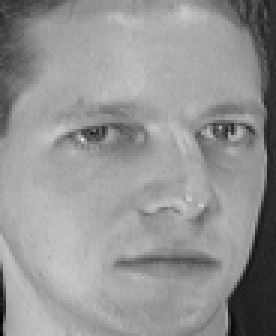
#> input picture NMF/data/ORL/s1/2.pgm, 92 x 112 px (shown 3 times larger); its folder holds only this picture in this run
$ jupyter execute --allow-errors COMP5328Assignment6.ipynb   (shell and % lines are left out)
#> lines starting #> are read from the running program, lines starting #| are printed output that depends on the picture
[cell 1]
# Load data function
import os
import numpy as np
from PIL import Image
from matplotlib import pyplot as plt
from collections import Counter
from sklearn import preprocessing
from sklearn.cluster import KMeans
from sklearn.metrics import accuracy_score
from sklearn.metrics import normalized_mutual_info_score
def load_data(root='data/CroppedYaleB', reduce=4):
    """
    Load ORL (or Extended YaleB) dataset to numpy array.

    Args:
        root: path to dataset.
        reduce: scale factor for zooming out images.

    """
#> called with root = 'data/ORL', reduce = 3
    images, labels = [], []

    for i, person in enumerate(sorted(os.listdir(root))):

        if not os.path.isdir(os.path.join(root, person)):
            continue

        for fname in os.listdir(os.path.join(root, person)):

            # Remove background images in Extended YaleB dataset.
            if fname.endswith('Ambient.pgm'):
                continue

            if not fname.endswith('.pgm'):
                continue

            # load image.
            img = Image.open(os.path.join(root, person, fname))
#> img is the input picture: PIL image 92x112 L; min 2, max 223, mean 148
            img = img.convert('L') # grey image.

            # reduce computation complexity.
            img = img.resize([s//reduce for s in img.size])
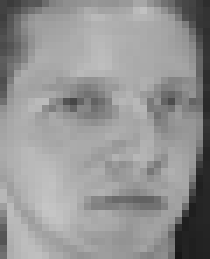
#> img: PIL image 30x37 L (shown 7 times larger); min 23, max 197, mean 148.1

            # TODO: preprocessing.

            # convert image to numpy array.
            img = np.asarray(img).reshape((-1,1))
#> img = 1110 values, max 197 at index 876, min 23 at index 1105, mean 148.1

            # collect data and label.
            images.append(img)
            labels.append(i)
#> pass 2 of the loop in load_data, `for i, person in enumerate(sorted(os.listdir(root))):`:
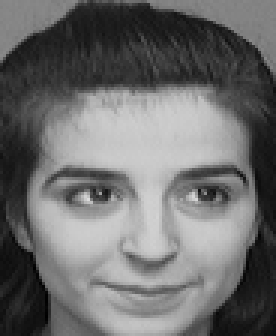
#> input picture NMF/data/ORL/s10/6.pgm, 92 x 112 px (shown 3 times larger)
#> in load_data, img is the input picture: PIL image 92x112 L; min 0, max 219, mean 108.9
#> in load_data, `img = img.resize([s//reduce for s in img.size])`:
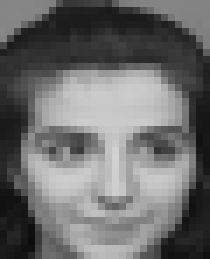
#> img: PIL image 30x37 L (shown 7 times larger); min 12, max 210, mean 108.9
#> in load_data, `img = np.asarray(img).reshape((-1,1))`: img = 1110 values, max 210 at index 676, min 12 at index 1024, mean 108.9
#> pass 3 of the loop in load_data, `for i, person in enumerate(sorted(os.listdir(root))):`:
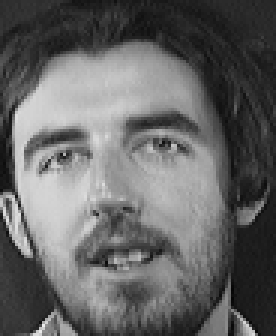
#> input picture NMF/data/ORL/s11/2.pgm, 92 x 112 px (shown 3 times larger)
#> in load_data, img is the input picture: PIL image 92x112 L; min 5, max 236, mean 101.2
#> in load_data, `img = img.resize([s//reduce for s in img.size])`:
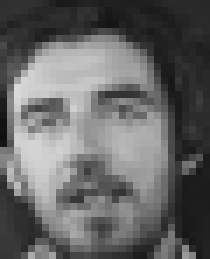
#> img: PIL image 30x37 L (shown 7 times larger); min 16, max 217, mean 101.2
#> in load_data, `img = np.asarray(img).reshape((-1,1))`: img = 1110 values, max 217 at index 362, min 16 at index 570, mean 101.2

    # concate all images and labels.
    images = np.concatenate(images, axis=1)
    labels = np.array(labels)
    min_max_scaler = preprocessing.MinMaxScaler()
    images = min_max_scaler.fit_transform(images)

    return images, labels

## Load datdaset

[cell 2]
# # Load ORL dataset.
# X, Y = load_data(root='data/ORL', reduce=2)
# print('ORL dataset: X.shape = {}, Y.shape = {}'.format(X.shape, Y.shape))

# Load Extended YaleB dataset.
# X, Y = load_data(root='data/CroppedYaleB', reduce=4)
# print('Extended YalB dataset: X.shape = {}, Y.shape = {}'.format(X.shape, Y.shape))

# ORL
img_size = [i//3 for i in (92, 112)] # ORL
print('==> Load ORL dataset ...')
V_hat, Y_hat = load_data('data/ORL', reduce=3)
print('V_hat.shape={}, Y_hat.shape={}'.format(V_hat.shape, Y_hat.shape))
#| V_hat.shape=(1110, 4), Y_hat.shape=(4,)

## Add gaussian and crop noise

[cell 3]
def add_gaussian_noise(V,mu,sigma,percentage):
    '''
    V is (m,n)
    percentage is [0.05,1]

    Return: noise (m,n)
    '''
#> called with V = array of shape (1110, 4), mu = 0.2, sigma = 0.7, percentage = 0.2
    n = V.shape[1]
#> n = 4
    m = V.shape[0]
#> m = 1110
    noise = np.zeros((m,n))
    num_pixel = int(n*percentage)
#> num_pixel = 0
    for i in range(m):
        pixel = np.random.choice(range(n), num_pixel)
        noise[i,pixel] = noise[i,pixel] + np.random.normal(mu,sigma,num_pixel)
    return noise

# Add crop noise function
def add_crop_noise(V,img_size,percentage):
    '''
    V is (m,n)
    row, col: how many row and

    Return: noise (m,n)
    '''
#> called with V = array of shape (1110, 4), percentage = 0.1
    V_croped = V.copy().T
    n = V.shape[0]
#> n = 1110
    m = V.shape[1]
#> m = 4
    block_size = int(np.sqrt(n*percentage))
#> block_size = 10

    for img in range(m):
        point_row = int(np.random.uniform(0,img_size[1]-block_size))
        point_col = int(np.random.uniform(0,img_size[0]-block_size))
        for row in range(point_row,point_row+block_size):
            for col in range(point_col,point_col+block_size):
                V_croped[img].reshape(img_size[1],img_size[0])[row][col] = 0
    return V_croped.T

## Test the noise

[cell 4]
def plot_Gaussian_noise(V_hat,V_noise,V,img_size,ind):
    plt.figure(figsize=(10,3))
    plt.subplot(131)
    plt.imshow(V_hat[:,ind].reshape(img_size[1],img_size[0]), cmap=plt.cm.gray)
    plt.title('Image(Original)')
    plt.subplot(132)
    plt.imshow(V_noise[:,ind].reshape(img_size[1],img_size[0]), cmap=plt.cm.gray)
    plt.title('Noise')
    plt.subplot(133)
    plt.imshow(V[:,ind].reshape(img_size[1],img_size[0]), cmap=plt.cm.gray)
    plt.title('Image(Noise)')
    plt.show()

def plot_Crop_noise(V_hat,V,img_size,ind):
    plt.figure(figsize=(10,3))
    plt.subplot(121)
    plt.imshow(V_hat[:,ind].reshape(img_size[1],img_size[0]), cmap=plt.cm.gray)
    plt.title('Image(Original)')
    plt.subplot(122)
    plt.imshow(V[:,ind].reshape(img_size[1],img_size[0]), cmap=plt.cm.gray)
    plt.title('Image(Noise)')
    plt.show()

# [28 lines left out: functions plot_NMF_after_Gaussian_noise, plot_NMF_after_Crop_noise, not called in this run]

#### Test  gaussian noise

[cell 5]
# Test the gaussian noise
ind =40
V_noise = add_gaussian_noise(V_hat,0.2,0.7,0.2)
V = V_hat + V_noise
V[V<0] = 0
V[V>1] = 1
#> (the rest of this cell did not finish here and is left out)

#### Test  crop noise

[cell 6]
# Test the crop noise
ind =40
V = add_crop_noise(V_hat,img_size,0.1)
#> (the rest of this cell did not finish here and is left out)

## Update methods

### 1. Original NMF, multiplicative update rule(MUR)

\begin{equation}
\mathbf{P}_{ij} = \mathbf{P}_{ij} \frac{(\mathbf{R}\mathbf{Q})_{ij}}{(\mathbf{P}\mathbf{Q}^T\mathbf{Q})_{ij}}
\end{equation}
\begin{equation}
\mathbf{Q}^T_{ij} = \mathbf{Q}^T_{ij} \frac{(\mathbf{P}^T\mathbf{R})_{ij}}{(\mathbf{P}^T\mathbf{P}\mathbf{Q}^T)_{ij}}
\end{equation}

[cell 7]
def mf_multiplicative_update(R, P, Q, steps=5000):
    for step in range(steps):
        Pu = P*(R.dot(Q.T))/(P.dot(Q).dot(Q.T))
        Qu = Q*(Pu.T@R/(Pu.T@Pu@Q))
        e_P = np.sqrt(np.sum((Pu-P)**2, axis=(0,1)))/P.size
        e_Q = np.sqrt(np.sum((Qu-Q)**2, axis=(0,1)))/Q.size
        if e_P<1e-5 and e_Q<1e-5:
            break
        P = Pu
        Q = Qu
    return P, Q

### 2. L21 NMF
Iteratively updating algorithm

\begin{equation}
\mathbf{F}_{jkj} = \mathbf{F}_{jk} \frac{(\mathbf{X}\mathbf{D}\mathbf{G}^T)_{jk}}{(\mathbf{F}\mathbf{G}\mathbf{D}\mathbf{G}^T)_{jk}}
\end{equation}
\begin{equation}
\mathbf{G}_{ki} = \mathbf{G}_{ki} \frac{(\mathbf{F}^T\mathbf{X}\mathbf{D})_{ki}}{(\mathbf{F}^T\mathbf{F}\mathbf{G}\mathbf{D})_{ki}}
\end{equation}

where D is diagonal matrix with the diagonal elements given by\begin{equation}
\mathbf{D}_{ii} = \frac{1}{\sqrt{\sum_{j=1}^{p} (\mathbf{X}-\mathbf{F}\mathbf{G})^2_{ji}}} =\frac{1}{|| x_i-Fg_i||}
\end{equation}

[cell 8]
# [14 lines left out: function mf_L21_multiplicative_update, not called in this run]

# L1

[cell 9]
# L1
# [18 lines left out: function mf_L1_multiplicative_update, not called in this run]

## Implementing two rules

#### 1. Use standar multiplicative update methods on ORL

##### 1.1 Gaussian noise

[cell 10]
# Add Noise.
V_noise = add_gaussian_noise(V_hat,0.2,0.7,0.1)
V = V_hat + V_noise
V[V<0] = 0
V[V>1] = 1
# img_size = [i//4 for i in (168, 192)] # CroppedYaleB
print('==> Apply NMF ...')

N = V.shape[0]
#> N = 1110
M = V.shape[1]
#> M = 4
K = len(set(Y_hat))
rng = np.random.RandomState(1)

F = rng.rand(N,K)
G = rng.rand(K,M)
#> (the rest of this cell did not finish here and is left out)

[cell 11]
ind = 40 # index of demo image.
#> (the rest of this cell did not finish here and is left out)

##### 1.2 Crop noise

[cell 12]
# Add Noise.
V = add_crop_noise(V_hat,img_size,0.1)
V[V<0] = 0
V[V>255] = 255
# img_size = [i//4 for i in (168, 192)] # CroppedYaleB
print('==> Apply NMF ...')

N = V.shape[0]
M = V.shape[1]
K = len(set(Y_hat))
rng = np.random.RandomState(1)

F = rng.rand(N,K)
G = rng.rand(K,M)
#> (the rest of this cell did not finish here and is left out)

[cell 13]
ind = 40 # index of demo image.
#> (the rest of this cell did not finish here and is left out)

#### 2. Use mf_L21_multiplicative_update

#### 2.1 Gaussian noise

[cell 14]
# Add Noise.
V_noise = add_gaussian_noise(V_hat,0.2,0.7,0.1)
V = V_hat + V_noise
V[V<0] = 0
V[V>1] = 1
# img_size = [i//4 for i in (168, 192)] # CroppedYaleB

print('==> Apply NMF ...')
N = V.shape[0]
M = V.shape[1]
K = len(set(Y_hat))
rng = np.random.RandomState(1)

F = rng.rand(N,K)
G = rng.rand(K,M)
#> (the rest of this cell did not finish here and is left out)

[cell 15]
ind = 40 # index of demo image.
#> (the rest of this cell did not finish here and is left out)

#### 2.2 Crop noise

[cell 16]
# Add Noise.
V = add_crop_noise(V_hat,img_size,0.1)
